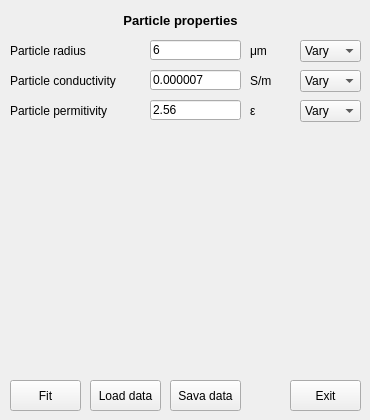
      <widget class="QWidget" name="ModelSphericalTab_3">
       <attribute name="title">
        <string> Homogeneous particle</string>
       </attribute>
       <widget class="QPushButton" name="fitting_hopa_loaddata_button">
        <property name="geometry">
         <rect>
          <x>90</x>
          <y>380</y>
          <width>71</width>
          <height>31</height>
         </rect>
        </property>
        <property name="toolTipDuration">
         <number>1</number>
        </property>
        <property name="text">
         <string>Load data</string>
        </property>
       </widget>
       <widget class="QPushButton" name="fitting_hopa_fitdata_button">
        <property name="geometry">
         <rect>
          <x>10</x>
          <y>380</y>
          <width>71</width>
          <height>31</height>
         </rect>
        </property>
        <property name="text">
         <string>Fit</string>
        </property>
       </widget>
       <widget class="QLabel" name="label_89">
        <property name="geometry">
         <rect>
          <x>0</x>
          <y>10</y>
          <width>361</width>
          <height>21</height>
         </rect>
        </property>
        <property name="font">
         <font>
          <pointsize>10</pointsize>
          <weight>75</weight>
          <bold>true</bold>
         </font>
        </property>
        <property name="frameShape">
         <enum>QFrame::NoFrame</enum>
        </property>
        <property name="frameShadow">
         <enum>QFrame::Plain</enum>
        </property>
        <property name="text">
         <string>Particle properties</string>
        </property>
        <property name="alignment">
         <set>Qt::AlignCenter</set>
        </property>
       </widget>
       <widget class="QLabel" name="label_90">
        <property name="geometry">
         <rect>
          <x>10</x>
          <y>70</y>
          <width>121</width>
          <height>21</height>
         </rect>
        </property>
        <property name="text">
         <string>Particle conductivity</string>
        </property>
       </widget>
       <widget class="QLineEdit" name="fitting_hopa_particle_cond_value_entry">
        <property name="geometry">
         <rect>
          <x>150</x>
          <y>70</y>
          <width>91</width>
          <height>20</height>
         </rect>
        </property>
        <property name="text">
         <string>0.000007</string>
        </property>
       </widget>
       <widget class="QLabel" name="label_91">
        <property name="geometry">
         <rect>
          <x>250</x>
          <y>70</y>
          <width>31</width>
          <height>21</height>
         </rect>
        </property>
        <property name="text">
         <string>S/m</string>
        </property>
       </widget>
       <widget class="QLabel" name="label_92">
        <property name="geometry">
         <rect>
          <x>10</x>
          <y>100</y>
          <width>121</width>
          <height>21</height>
         </rect>
        </property>
        <property name="text">
         <string>Particle permitivity</string>
        </property>
       </widget>
       <widget class="QLineEdit" name="fitting_hopa_particle_perm_value_entry">
        <property name="geometry">
         <rect>
          <x>150</x>
          <y>100</y>
          <width>91</width>
          <height>20</height>
         </rect>
        </property>
        <property name="text">
         <string>2.56</string>
        </property>
       </widget>
       <widget class="QLabel" name="label_93">
        <property name="geometry">
         <rect>
          <x>250</x>
          <y>100</y>
          <width>31</width>
          <height>21</height>
         </rect>
        </property>
        <property name="text">
         <string>ε</string>
        </property>
       </widget>
       <widget class="QLabel" name="label_94">
        <property name="geometry">
         <rect>
          <x>10</x>
          <y>40</y>
          <width>121</width>
          <height>21</height>
         </rect>
        </property>
        <property name="text">
         <string>Particle radius</string>
        </property>
       </widget>
       <widget class="QLineEdit" name="fitting_hopa_particle_radius_value_entry">
        <property name="geometry">
         <rect>
          <x>150</x>
          <y>40</y>
          <width>91</width>
          <height>20</height>
         </rect>
        </property>
        <property name="text">
         <string>6</string>
        </property>
       </widget>
       <widget class="QLabel" name="label_95">
        <property name="geometry">
         <rect>
          <x>250</x>
          <y>40</y>
          <width>31</width>
          <height>21</height>
         </rect>
        </property>
        <property name="text">
         <string>μm</string>
        </property>
       </widget>
       <widget class="QComboBox" name="fitting_hopa_particle_radius_vary">
        <property name="geometry">
         <rect>
          <x>300</x>
          <y>40</y>
          <width>61</width>
          <height>22</height>
         </rect>
        </property>
        <item>
         <property name="text">
          <string>Vary</string>
         </property>
        </item>
        <item>
         <property name="text">
          <string>Fixed</string>
         </property>
        </item>
       </widget>
       <widget class="QComboBox" name="fitting_hopa_particle_cond_vary">
        <property name="geometry">
         <rect>
          <x>300</x>
          <y>70</y>
          <width>61</width>
          <height>22</height>
         </rect>
        </property>
        <item>
         <property name="text">
          <string>Vary</string>
         </property>
        </item>
        <item>
         <property name="text">
          <string>Fixed</string>
         </property>
        </item>
       </widget>
       <widget class="QComboBox" name="fitting_hopa_particle_perm_vary">
        <property name="geometry">
         <rect>
          <x>300</x>
          <y>100</y>
          <width>61</width>
          <height>22</height>
         </rect>
        </property>
        <item>
         <property name="text">
          <string>Vary</string>
         </property>
        </item>
        <item>
         <property name="text">
          <string>Fixed</string>
         </property>
        </item>
       </widget>
       <widget class="QPushButton" name="fitting_hopa_savedata_button">
        <property name="geometry">
         <rect>
          <x>170</x>
          <y>380</y>
          <width>71</width>
          <height>31</height>
         </rect>
        </property>
        <property name="text">
         <string>Sava data</string>
        </property>
       </widget>
       <widget class="QPushButton" name="fitting_hopa_exit_button">
        <property name="geometry">
         <rect>
          <x>290</x>
          <y>380</y>
          <width>71</width>
          <height>31</height>
         </rect>
        </property>
        <property name="text">
         <string>Exit</string>
        </property>
       </widget>
      </widget>
